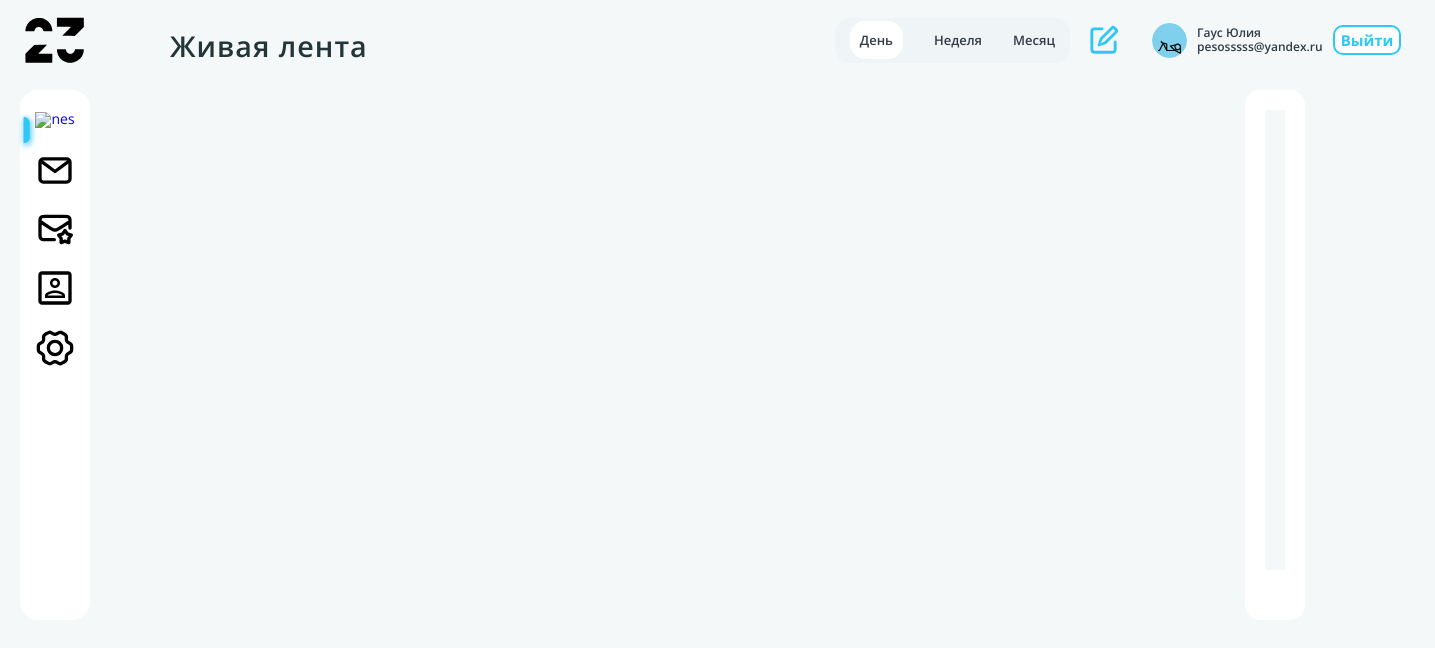
The app's page /, older data.
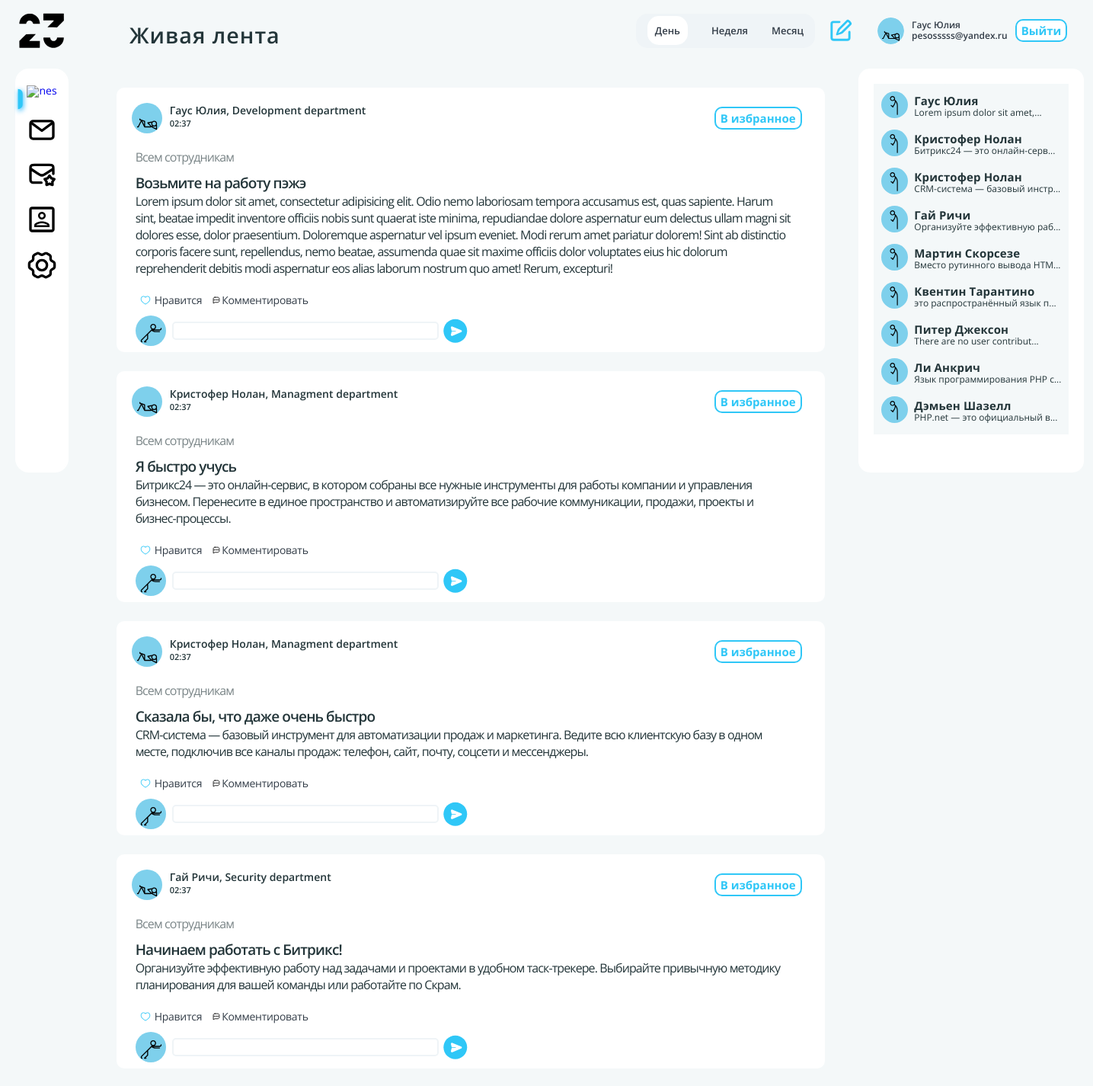
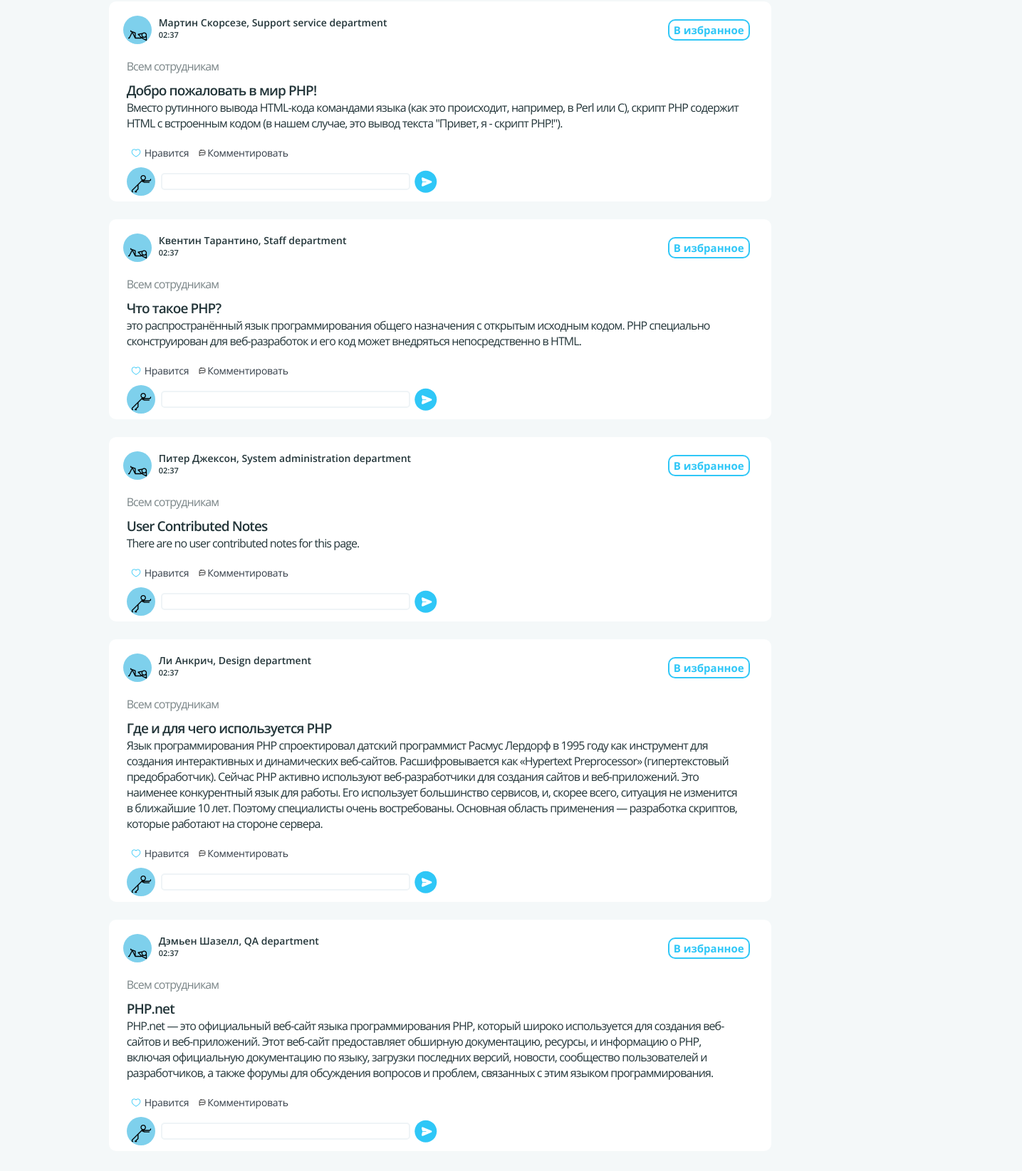
The same page, newer data (2 pictures, top to bottom).
### tables this page shows
CREATE TABLE message (
	message_id INT PRIMARY KEY,
	message_title VARCHAR(120) NOT NULL,
	message_description TEXT,
	employee_id INT,
	CREATED_AT DATETIME NOT NULL DEFAULT CURRENT_TIMESTAMP,
	UPDATED_AT DATETIME NULL DEFAULT NULL,
	FOREIGN KEY (employee_id) REFERENCES employee(employee_id)
);

CREATE TABLE employee (
	employee_id INT PRIMARY KEY,
	employee_name VARCHAR(255),
	department VARCHAR(255),
	position VARCHAR(255)
);

### services/message-service.php (called while the page is built, shortened)
<?php
function getMessageList($connection): array
{
	$result = mysqli_query($connection, "
		SELECT
		    m.message_id,
		    m.message_title,
		    m.message_description,
		    m.CREATED_AT,
		    e.employee_id,
		    e.employee_name,
		    e.department
		FROM message m
		JOIN employee e ON m.employee_id = e.employee_id
		");
	$messages = [];
	while ($row = mysqli_fetch_assoc($result))
	{
		$messages[] = [
			'id' => $row['message_id'],
			'title' => $row['message_title'],
			'description' => $row['message_description'],
			'date' => $row['CREATED_AT'],
			'senderId' => $row['employee_id'],
			'senderName' => $row['employee_name'],
			'senderDepartment' => $row['department'],
		];
	}
	return $messages;
}
function getCommentList($connection):array
{
	$result = mysqli_query($connection, "
		SELECT comment_id,
		message_id,
		comment_text
		FROM comment
		ORDER BY CREATED_AT DESC;
	");
	$comments = [];
	while ($row = mysqli_fetch_assoc($result))
	{
		$comments[] = [
			'id' => $row['comment_id'],
			'title' => $row['comment_text'],
			'message-id' => $row['message_id']
		];
	}
	return $comments;
}

### services/template-service.php (called while the page is built, shortened)
<?php
function renderTemplate(string $path, array $variables = []): string
{
	$absolutePath = ROOT . "/views/$path.php";
	extract($variables);
	require $absolutePath;
	return ob_get_clean();
}
function convertTime($messageTime): string
{
	return date('H:i', strtotime($messageTime));
}

### config.php (called while the page is built)
<?php
return [
	'APP_NAME' => '23Test',
	'APP_LANG' => 'en',
	'DB_HOST' => '',
	'DB_USER' => '',
	'DB_PASSWORD' => '',
	'DB_NAME' => '',
];

### services/config-service.php (called while the page is built)
<?php
function option(string $name, $defaultValue = null)
{
	static $config = null;
	if ($config === null)
	{
		$masterConfig = require ROOT . '/config.php';
		if (file_exists(ROOT . '/config.local.php'))
		{
			$localConfig = require ROOT . '/config.local.php';
		}
		else
		{
			$localConfig = [];
		}
		$config = array_merge($masterConfig, $localConfig);
	}
	if (array_key_exists($name, $config))
	{
		return $config[$name];
	}
	if ($defaultValue !== null)
	{
		return $defaultValue;
	}
	throw new Exception("Configuration {$name} not found");
}

### views/components/message-card.php (the view, shortened to what this page needs)
<?php foreach ($messages as $message): ?>
<div class="post__wrapper">
	<div class="post__header">
		<div class="post__header_container">
			<img src="/assets/images/person.svg" alt="#" class="post__person_img">
			<div class="post__personInfo">
				<p class="post__person__name"><?= $message['senderName'] . ', ' . $message['senderDepartment']?> department</p>
				<p class="post__person__date"><?= convertTime($message['date'])?></p>
			</div>
		</div>
		<a href="/404.php"><button class="person__favBtn">В избранное</button></a>
	</div>
	<div class="post__body">
		<p class="message__adress">
			Всем сотрудникам
		</p>
		<p class="message__title">
			<?= $message['title']?>
		</p>
		<div class="message__body">
			<p class="post__text"><?= $message['description']?></p>
		</div>
	</div>
	<div class="post__footer">
		<div class="post__reaction">
			<button id="likeButton" class="post__like">
				<img id="emptyHeart" src="/assets/images/emptyHeart.svg" alt="set like">
				<p>Нравится</p>
			</button>
			<button class="post__comment" id="commentButton">
				<img class="comment__img" src="/assets/images/comment.svg" alt="comment post">
				<p class="comment">Комментировать</p>
			</button>
		</div>
		<div class="post__input" id="commentForm">
			<img src="/assets/images/persons/7.svg" alt="#" class="post__person_img">
			<form class="post__form">
				<input type="text" name="comment">
				<button class="post__sendBtn" type="submit"><img class="sendImg" src="/assets/images/sendBtn.svg" alt="send comment"></button>
			</form>
		</div>
	</div>
</div>
<?php endforeach; ?>

### public/index.php (shortened to what this page needs)
<?php
$title = option('APP_NAME', '23Test');
$errors = [];
$connection = getDbConnection();
$messages = getMessageList($connection);
$comments = getCommentList($connection);
echo renderTemplate('layout',[
	'title' => $title,
	'page' => renderTemplate('pages/main',[
		'messages' =>  $messages,
		'comments' => $comments,
		'errors' => $errors,
		'connection' => $connection
	]),
]);

### views/pages/main.php (shortened to what this page needs)
<main class="main">
	<div class="main__wrapper">
		<div class="main__post">
			<?php echo renderTemplate('components/message-card', [
				'title' => option('TITLE', '23Test'),
				'messages' => $messages,
				'comments' => $comments,
			]);
			?>
		</div>
	</div>
</main>

### views/layout.php (shortened to what this page needs)
<?php
$connection = getDbConnection();
$messages = getMessageList($connection);
$comments = getCommentList($connection);
?>
<!doctype html>
<html lang="<?= option('APP_LANG', 'en'); ?>">
<head>
	<link rel="stylesheet" href="/assets/styles.css">
</head>
<body>
<div class="wrapper">
	<?php echo renderTemplate('components/header', []);?>
	<?php echo renderTemplate('components/nav', []);?>
	<?php echo renderTemplate('components/aside', [
		'messages' => $messages,
		'comments' => $comments,
	]);?>
	<?= $page ?>
</div>
</body>
</html>

### views/components/header.php (shortened to what this page needs)
<header class="header">
	<div class="header__wrapper">
		<div class="logo__container">
			<div class="header__logo">
				<img class="header__logo_img" src="/assets/images/logo.svg" alt="logo">
			</div>
			<div class="nav__container">
				<nav class="header__nav">
					<p class="header__liveNet">Живая лента</p>
					<ul class="header__list">
						<li class="header__item active">
							<a href="#" class="header__link active">День</a>
						</li>
						<li class="header__item">
							<a href="#" class="header__link" >Неделя</a>
						</li>
						<li class="header__item">
							<a href="#" class="header__link">Месяц</a>
						</li>
					</ul>
				</nav>
				<button class="writeMessage"><img class="writeIcon" src="/assets/images/write.svg" alt="add message"></button>
			</div>
		</div>
		<div class="header__person">
			<img src="/assets/images/person.svg" alt="#" class="person__img">
			<div class="personInfo">
				<p class="personInfo__name">Гаус Юлия</p>
				<p class="personInfo__eMail">pesosssss@yandex.ru</p>
			</div>
			<button class="header__btn">Выйти</button>
		</div>
	</div>
</header>

### views/components/nav.php (shortened to what this page needs)
<nav class="nav">
	<ul class="nav__list">
		<li class="nav__item active-1">
			<a href="#" class="nav__link active"><img class="nav__img" src="/assets/images/news.svg" alt="nes"></a>
		</li>
		<li class="nav__item active-2">
			<a href="#" class="nav__link"><img class="nav__img" src="/assets/images/mail.svg" alt="e-mails"></a>
		</li>
		<li class="nav__item active-3">
			<a href="#" class="nav__link"><img class="nav__img" src="/assets/images/fav.svg" alt="collections"></a>
		</li>
		<li class="nav__item active-4">
			<a href="#" class="nav__link"><img class="nav__img" src="/assets/images/asidePerson.svg" alt="collections"></a>
		</li>
		<li class="nav__item active-5">
			<a href="#" class="nav__link"><img class="nav__img" src="/assets/images/settings.svg" alt="collections"></a>
		</li>
	</ul>
	<div id="element-to-move" class="activeLink"><img class="indicator" src="/assets/images/indicator.svg" alt="indicator"></div>
</nav>

### views/components/aside.php (shortened to what this page needs)
<aside class="aside">
	<div class="aside__wrapper">
		<ul class="aside__list">
			<?php foreach ((array)$messages as $message): ?>
			<li class="aside__item">
				<img class="message__img" src="/assets/images/persons/1.svg" alt="avatar">
				<a href="#" class="aside__link">
					<p class="aside__title"><?= $message['senderName']?></p>
					<p class="aside__text"><?= mb_strimwidth($message['description'], 0, 30, "...")?></p>
				</a>
			</li>
			<?php endforeach; ?>
		</ul>
	</div>
</aside>

Row changes from the older to the newer data that the page shows:
added message: employee.employee_name "Гаус Юлия", message_description "Lorem ipsum dolor sit amet,...", employee.department "Development", CREATED_AT "02:37", message_title "Возьмите на работу пэжэ", message_description "Lorem ipsum dolor sit amet, consectetur adipisicing elit. Odio nemo laboriosam tempora accusamus est, quas sapiente. Harum sint, beatae impedit inventore officiis nobis sunt quaerat iste minima, repudiandae dolore aspernatur eum delectus ullam magni sit dolores esse, dolor praesentium. Doloremque aspernatur vel ipsum eveniet. Modi rerum amet pariatur dolorem! Sint ab distinctio corporis facere sunt, repellendus, nemo beatae, assumenda quae sit maxime officiis dolor voluptates eius hic dolorum reprehenderit debitis modi aspernatur eos alias laborum nostrum quo amet! Rerum, excepturi!"
added message: employee.employee_name "Кристофер Нолан", message_description "Битрикс24 — это онлайн-серв...", employee.department "Managment", CREATED_AT "02:37", message_title "Я быстро учусь", message_description "Битрикс24 — это онлайн-сервис, в котором собраны все нужные инструменты для работы компании и управления бизнесом. Перенесите в единое пространство и автоматизируйте все рабочие коммуникации, продажи, проекты и бизнес-процессы."
added message: employee.employee_name "Кристофер Нолан", message_description "CRM-система — базовый инстр...", employee.department "Managment", CREATED_AT "02:37", message_title "Сказала бы, что даже очень быстро", message_description "CRM-система — базовый инструмент для автоматизации продаж и маркетинга. Ведите всю клиентскую базу в одном месте, подключив все каналы продаж: телефон, сайт, почту, соцсети и мессенджеры."
added message: employee.employee_name "Гай Ричи", message_description "Организуйте эффективную раб...", employee.department "Security", CREATED_AT "02:37", message_title "Начинаем работать с Битрикс!", message_description "Организуйте эффективную работу над задачами и проектами в удобном таск-трекере. Выбирайте привычную методику планирования для вашей команды или работайте по Скрам."
added message: employee.employee_name "Мартин Скорсезе", message_description "Вместо рутинного вывода HTM...", employee.department "Support service", CREATED_AT "02:37", message_title "Добро пожаловать в мир PHP!", message_description "Вместо рутинного вывода HTML-кода командами языка (как это происходит, например, в Perl или C), скрипт PHP содержит HTML с встроенным кодом (в нашем случае, это вывод текста \"Привет, я - скрипт PHP!\")."
added message: employee.employee_name "Квентин Тарантино", message_description "это распространённый язык п...", employee.department "Staff", CREATED_AT "02:37", message_title "Что такое PHP?", message_description "это распространённый язык программирования общего назначения с открытым исходным кодом. PHP специально сконструирован для веб-разработок и его код может внедряться непосредственно в HTML."
added message: employee.employee_name "Питер Джексон", message_description "There are no user contribut...", employee.department "System administration", CREATED_AT "02:37", message_title "User Contributed Notes", message_description "There are no user contributed notes for this page."
added message: employee.employee_name "Ли Анкрич", message_description "Язык программирования PHP с...", employee.department "Design", CREATED_AT "02:37", message_title "Где и для чего используется PHP", message_description "Язык программирования PHP спроектировал датский программист Расмус Лердорф в 1995 году как инструмент для создания интерактивных и динамических веб-сайтов. Расшифровывается как «Hypertext Preprocessor» (гипертекстовый предобработчик). Сейчас PHP активно используют веб-разработчики для создания сайтов и веб-приложений. Это наименее конкурентный язык для работы. Его использует большинство сервисов, и, скорее всего, ситуация не изменится в ближайшие 10 лет. Поэтому специалисты очень востребованы. Основная область применения — разработка скриптов, которые работают на стороне сервера."
added message: employee.employee_name "Дэмьен Шазелл", message_description "PHP.net — это официальный в...", employee.department "QA", CREATED_AT "02:37", message_title "PHP.net", message_description "PHP.net — это официальный веб-сайт языка программирования PHP, который широко используется для создания веб-сайтов и веб-приложений. Этот веб-сайт предоставляет обширную документацию, ресурсы, и информацию о PHP, включая официальную документацию по языку, загрузки последних версий, новости, сообщество пользователей и разработчиков, а также форумы для обсуждения вопросов и проблем, связанных с этим языком программирования."
